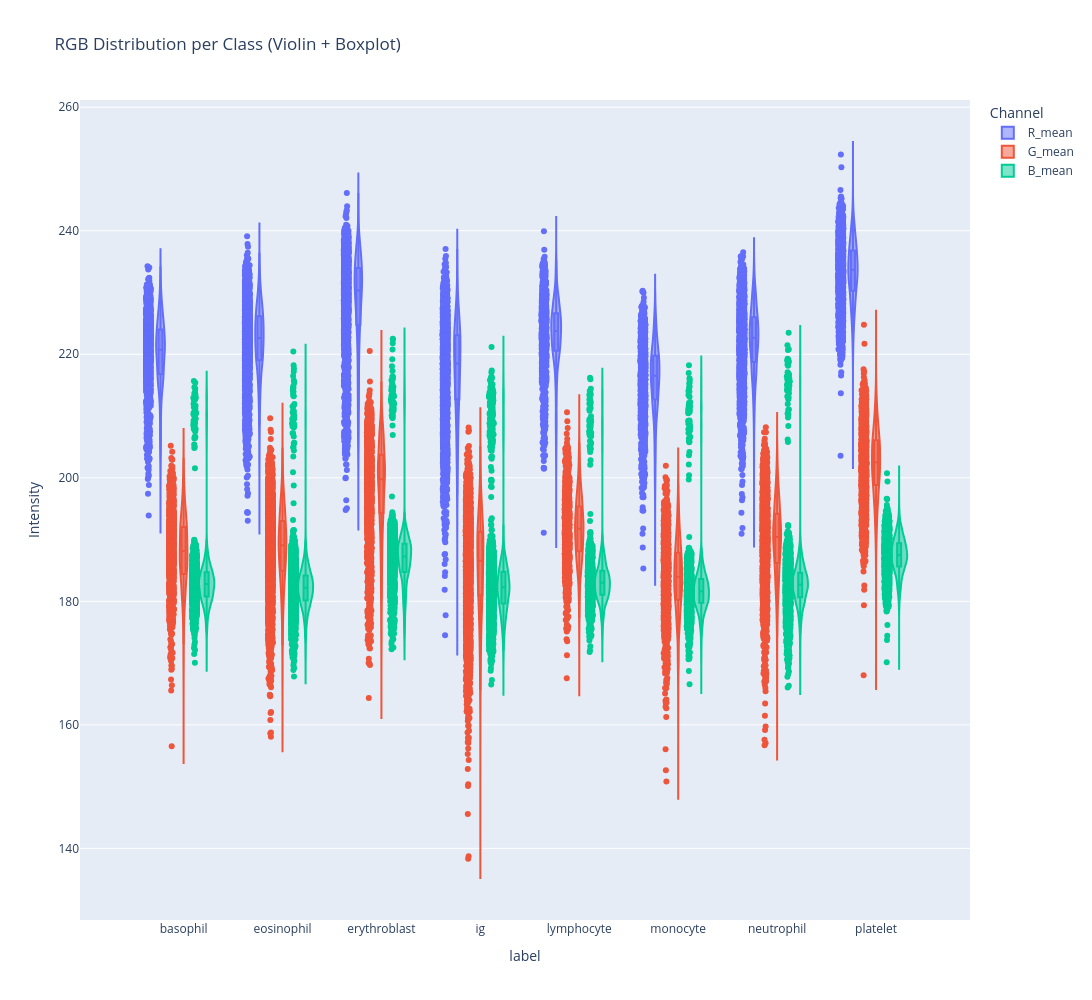

Notebook source saved alongside this figure:
### Code cell
df_melted = df.melt(
    id_vars="label",
    value_vars=["R_mean", "G_mean", "B_mean"],
    var_name="Channel",
    value_name="Intensity"
)

fig = px.violin(
    df_melted,
    x="label",
    y="Intensity",
    color="Channel",
    box=True,
    points="all",
    title="RGB Distribution per Class (Violin + Boxplot)"
)
fig.update_layout(
    width=1200,
    height=1000
)
fig.show()

### Figure 1 — Plotly figure (JSON) as saved in the notebook; plotly's stock layout.template omitted (floating-point values rounded to 4 significant figures; data arrays with more than 128 entries replaced by an {"elided": "..."} marker saying what was removed)
{"data": [{"alignmentgroup": "True", "box": {"visible": true}, "hovertemplate": "Channel=R_mean<br>label=%{x}<br>Intensity=%{y}<extra></extra>", "legendgroup": "R_mean", "marker": {"color": "#636efa"}, "name": "R_mean", "offsetgroup": "R_mean", "orientation": "v", "points": "all", "scalegroup": "True", "showlegend": true, "type": "violin", "x": {"elided": "17092 str values"}, "x0": " ", "xaxis": "x", "y": {"elided": "17092 float values"}, "y0": " ", "yaxis": "y"}, {"alignmentgroup": "True", "box": {"visible": true}, "hovertemplate": "Channel=G_mean<br>label=%{x}<br>Intensity=%{y}<extra></extra>", "legendgroup": "G_mean", "marker": {"color": "#EF553B"}, "name": "G_mean", "offsetgroup": "G_mean", "orientation": "v", "points": "all", "scalegroup": "True", "showlegend": true, "type": "violin", "x": {"elided": "17092 str values"}, "x0": " ", "xaxis": "x", "y": {"elided": "17092 float values"}, "y0": " ", "yaxis": "y"}, {"alignmentgroup": "True", "box": {"visible": true}, "hovertemplate": "Channel=B_mean<br>label=%{x}<br>Intensity=%{y}<extra></extra>", "legendgroup": "B_mean", "marker": {"color": "#00cc96"}, "name": "B_mean", "offsetgroup": "B_mean", "orientation": "v", "points": "all", "scalegroup": "True", "showlegend": true, "type": "violin", "x": {"elided": "17092 str values"}, "x0": " ", "xaxis": "x", "y": {"elided": "17092 float values"}, "y0": " ", "yaxis": "y"}], "layout": {"height": 1000, "legend": {"title": {"text": "Channel"}, "tracegroupgap": 0}, "title": {"text": "RGB Distribution per Class (Violin + Boxplot)"}, "violinmode": "group", "width": 1200, "xaxis": {"anchor": "y", "domain": [0, 1], "title": {"text": "label"}}, "yaxis": {"anchor": "x", "domain": [0, 1], "title": {"text": "Intensity"}}}}
